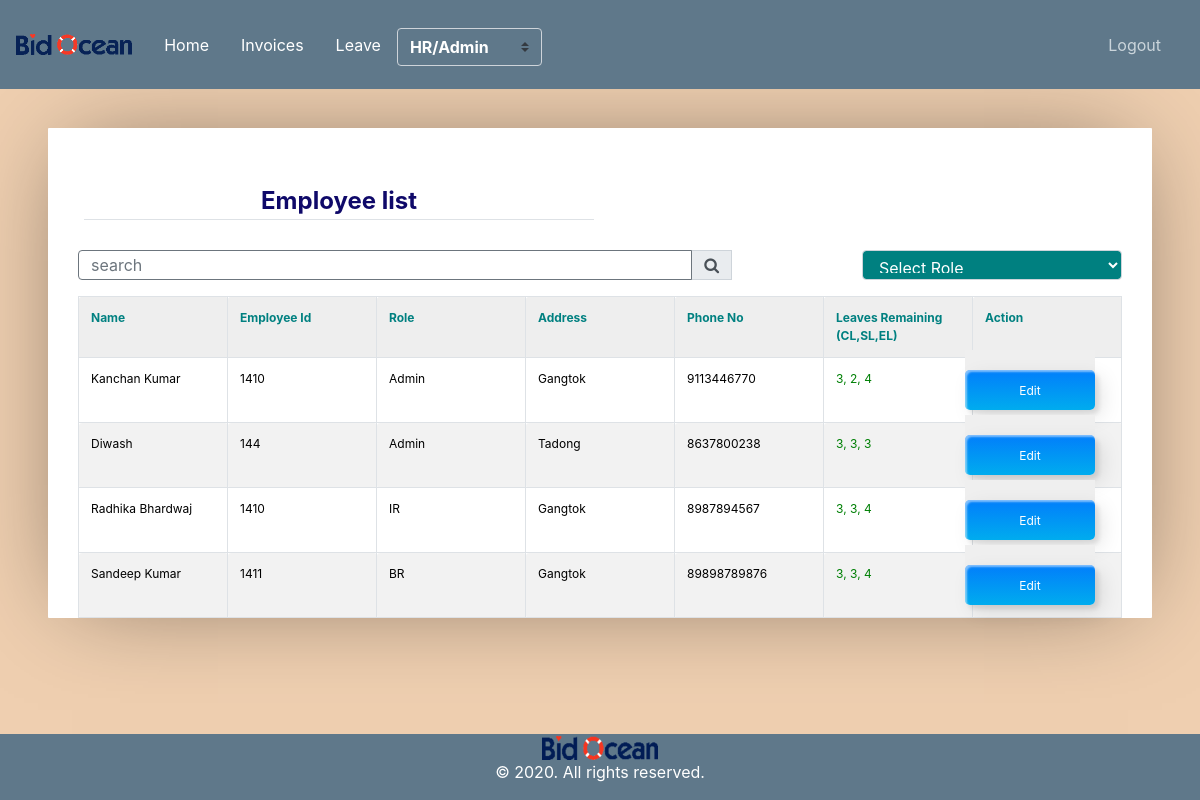
The page /employee-list/ (signed in) on the database as committed earlier.
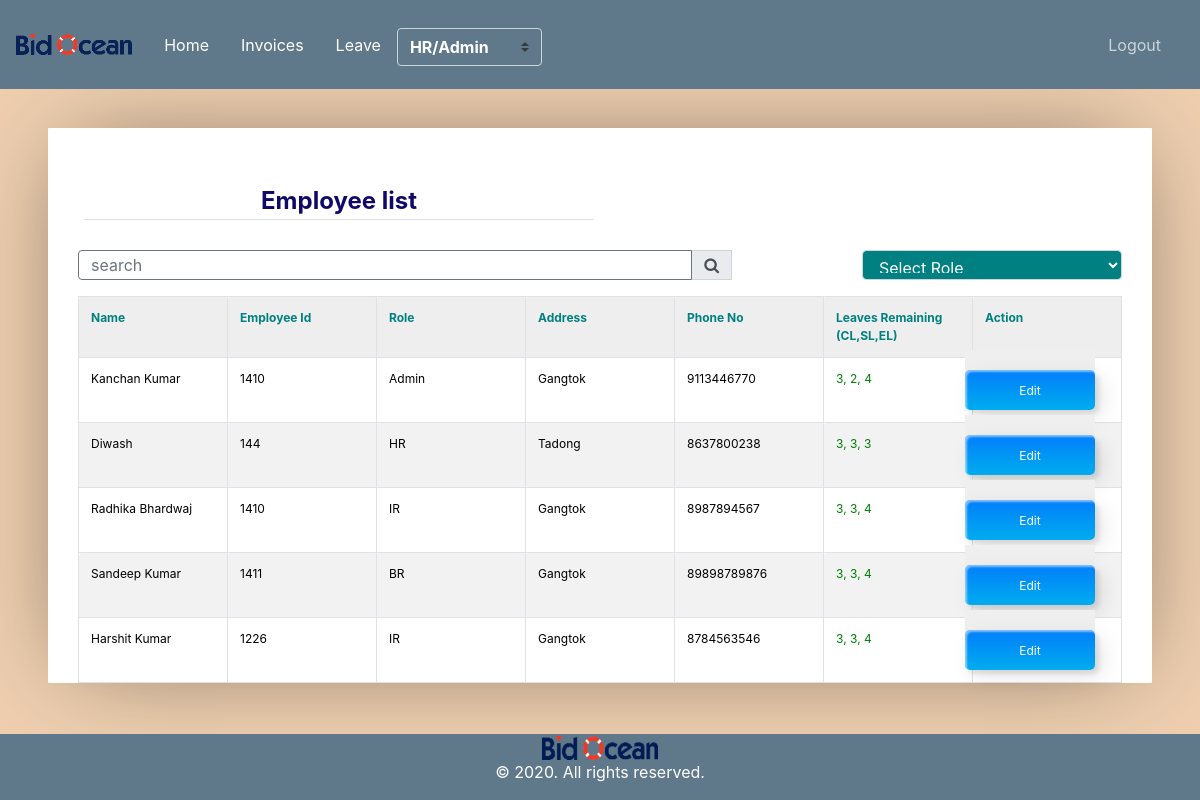
The same page on the database as committed later.
### user_invoice/models.py (models this page shows, shortened)
class Employee(models.Model):
	id         = models.AutoField(primary_key=True)
	name       = models.CharField(max_length=300)
	role       = models.ForeignKey(Role,on_delete=models.CASCADE)
	salary     = models.CharField(max_length=300, null=True, blank=True)
	address    = models.CharField(max_length=300)
	emp_id     = models.CharField(max_length=300, null=True, blank=True)
	phone_no   = models.CharField(max_length=300)
	auth_tbl   = models.OneToOneField(Userdetail, on_delete=models.CASCADE)
	added_at   = models.DateTimeField(auto_now_add=True)
	is_manager = models.SmallIntegerField(default=0)
	report_to  = models.ForeignKey('self', on_delete=models.SET_NULL, null=True, blank=True)

class Role(models.Model):
    id         = models.AutoField(primary_key=True)
    name       = models.CharField(max_length=300)
    created_at = models.DateTimeField(auto_now_add=True)
    status     = models.SmallIntegerField(default=1)

### leave/models.py (models this page shows)
class LeaveBalance(models.Model):
	id           = models.AutoField(primary_key=True)
	casual_leave = models.CharField(max_length=200)
	earned_leave = models.CharField(max_length=200)
	sick_leave   = models.CharField(max_length=200)
	employee     = models.OneToOneField(Employee, on_delete=models.CASCADE, related_name='leave_bal')

### user_invoice/views.py (the view)
# urls.py: path('employee-list/',views.EmployeeDisplayView.as_view(),name='employee_list'),
class EmployeeDisplayView(AdminOrHRPanelMixin,TemplateView):
    template_name = 'user_invoice/employee_list.html'
    def get(self, request):
        employee_list    = Employee.objects.all()
        try:
            search     = request.GET['search']
        except:
            search     = None
        try:
            role     = request.GET['role']
        except:
            role     = None
        query_param = {}
        if search is not None and search is not "":
            search = search.strip()
            query_param['search'] = search
            employee_list = employee_list.filter(Q(name__icontains=search)|Q(address__icontains=search)|(Q(phone_no__icontains=search))|Q(emp_id__icontains=search))
        if role is not None and role is not "":
            query_param['role'] = role
            employee_list = employee_list.filter(role__pk__exact=role)
        roles            = Role.objects.all()
        paginator        = Paginator(employee_list,10)
        page             = request.GET.get('page')
        paginatedcontent = paginator.get_page(page)
        context = {
            'query_param' : query_param,
            'employees'   : paginatedcontent,
            'title'       : 'Employee list',
            'roles'       : roles,
            'role'        : Employee.objects.get(auth_tbl=self.request.user).role.name.lower()
        }
        return render(request, self.template_name, context)

### user_invoice/mixin.py (called while the page is built)
    def test_func(self):
        user     = self.request.user
        employee = Employee.objects.get(auth_tbl=user)
        return employee.role.name.lower() == 'admin' or employee.role.name.lower() == 'hr'

### user_invoice/templates/user_invoice/employee_list.html (shortened to what this page needs)
{% extends "user_invoice/base.html" %}
{% load crispy_forms_tags %}
{% block content %}
		<div class='container'>
		<table  width="100%">
			<tr>
				<td><legend class="border-bottom mb-4" style="color: rgb(15, 9, 105);text-align: center;"><b>Employee list</b> </legend></td>
				<td align="right"></td>
			</tr>
		</table>
		<form>
			<table >
				<tr>
						<link rel="stylesheet" href="https://stackpath.bootstrapcdn.com/font-awesome/4.7.0/css/font-awesome.min.css">
					<div class="form-group w-30" >
						<div class="input-group mb-3">
							<input type="text" name="search" style="width: 30px;height: 30px;" class="form-control border-secondary py-2" value="{{request.GET.search}}" placeholder="search">
							<div class="input-group-append">
							 <button class="input-group-text" style="height: 30px;" type="submit" name="submitbtn" value="Search"><i class="fa fa-search"></i>
							</div>
							<div id="styled-select">
								<select   class="form-control"style="width:260px; height:30px;color:white;background-color:teal;margin-left:130px" name="role"  onchange="this.form.submit()">
									<option value="" style="color: white;"><b> Select Role </b></option>
								</select>
							</div>
					</div>
				</div>
				</tr>
			</table>
		</form>
		<table cellpadding="0" cellspacing="0" border="0" class="table table-bordered table-striped  display" width="100%">
			<tr>
				<th style="color: teal;"><b>Name</b>  </th>
				<th style="color: teal;"><b>Employee Id</b></th>
				<th style="color: teal;"><b>Role</b></th>
				<th style="color: teal;"><b> Address</b></th>
				<th style="color: teal;"><b> Phone No</b></th>
				<th style="color: teal;"><b> Leaves Remaining (CL,SL,EL)</b></th>
				<th style="color: teal;"><b> Action</b></th>
			</tr>
			{% for employee in employees %}
				<tr>
					<td style="color: rgb(0, 0, 0);">{{employee.name}}</td>
					<td style="color: rgb(0, 0, 0);">{{employee.emp_id}}</td>
					<td style="color: rgb(0, 0, 0);">{{employee.role.name}}</td>
					<td style="color: rgb(0, 0, 0);;">{{employee.address}}</td>
					<td style="color: rgb(0, 0, 0);;">{{employee.phone_no}}</td>
					<td style="color: rgb(0, 128, 6);">{{employee.leave_bal.casual_leave}}, {{employee.leave_bal.sick_leave}}, {{employee.leave_bal.earned_leave}}</td>
					<td style="color: rgb(0, 0, 0);;"><a href="{% url 'employee_edit' employee.pk %}"><button class="custom-btn btn-12"><span>Click!</span><span>Edit</span></button></a></td>
				</tr>
			{% endfor %}
		</table>
		</div>
{% endblock content %}

Rows that differ between the two databases and show on the page:
changed Employee "Diwash": role.name "Admin" → "HR"
added Employee: name "Harshit Kumar", emp_id "1226", role.name "IR", address "Gangtok", phone_no "8784563546", leave_bal.casual_leave "3", leave_bal.sick_leave "3", leave_bal.earned_leave "4"
